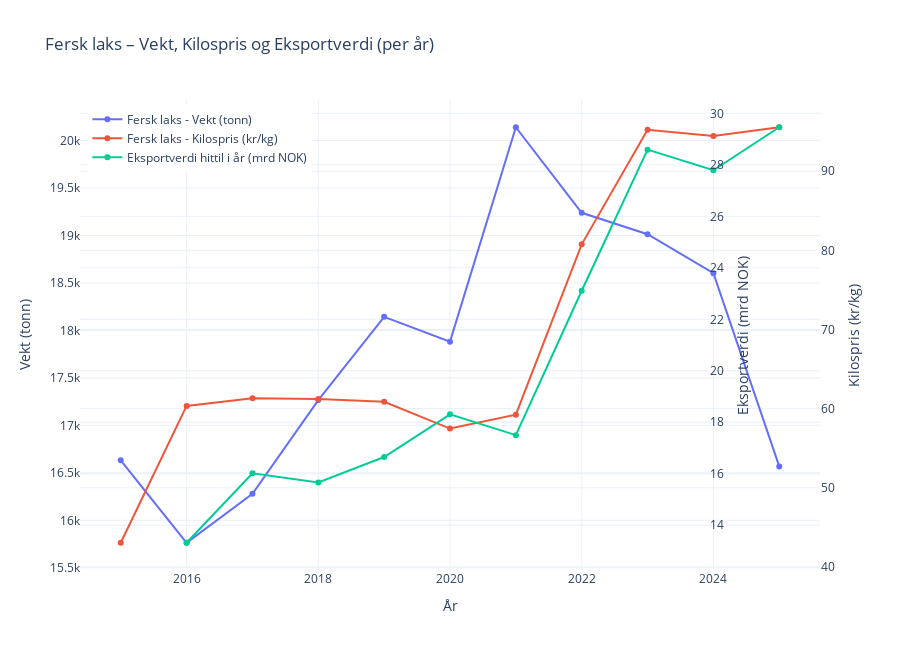

The code cell stored with this chart in its notebook:
### Code cell
import requests
import pandas as pd
from itertools import product
import plotly.graph_objects as go

# --- LES CSV-FILEN ---
csv_data = pd.read_csv("eksportverdi-laks-hittil-i-år-siste-10-år.csv")
csv_data.columns = ["År", "Eksportverdi (mrd NOK)"]
csv_data["År"] = csv_data["År"].astype(int)

# --- HENT OG BEHANDLE SSB-DATA ---
api_url = "https://data.ssb.no/api/v0/no/table/03024/"
query = {"query": [], "response": {"format": "json-stat2"}}
response = requests.post(api_url, json=query)

if response.status_code == 200:
    data = response.json()
    dimension_names = list(data["dimension"].keys())
    values = data["value"]
    dimensions = [list(data["dimension"][dim]["category"]["label"].values()) for dim in dimension_names]
    all_combinations = list(product(*dimensions))

    df = pd.DataFrame(all_combinations, columns=dimension_names)
    df["Value"] = values

    df_pivot = df.pivot_table(
        index="Tid",
        columns=["VareGrupper2", "ContentsCode"],
        values="Value",
        aggfunc="sum"
    ).reset_index()

    df_pivot.columns = ["Tid", "Fersk laks - Kilospris", "Fersk laks - Vekt (tonn)",
                        "Frosset laks - Kilospris", "Frosset laks - Vekt (tonn)"]

    df_pivot["År"] = df_pivot["Tid"].str[:4].astype(int)
    df_agg = df_pivot.groupby("År", as_index=False).mean(numeric_only=True)

    # --- FLETT DATAENE ---
    df_agg = df_agg[df_agg["År"] >= 2015]  # Behold kun data fra og med 2015

    merged = pd.merge(df_agg, csv_data, on="År", how="left")

    # --- INTERAKTIV GRAF ---
    fig = go.Figure()

    fig.add_trace(go.Scatter(
        x=merged["År"],
        y=merged["Fersk laks - Vekt (tonn)"],
        name="Fersk laks - Vekt (tonn)",
        yaxis="y1",
        mode="lines+markers"
    ))

    fig.add_trace(go.Scatter(
        x=merged["År"],
        y=merged["Fersk laks - Kilospris"],
        name="Fersk laks - Kilospris (kr/kg)",
        yaxis="y2",
        mode="lines+markers"
    ))

    fig.add_trace(go.Scatter(
        x=merged["År"],
        y=merged["Eksportverdi (mrd NOK)"],
        name="Eksportverdi hittil i år (mrd NOK)",
        yaxis="y3",
        mode="lines+markers"
    ))

    fig.update_layout(
        title="Fersk laks – Vekt, Kilospris og Eksportverdi (per år)",
        xaxis=dict(title="År"),
        yaxis=dict(title="Vekt (tonn)", side="left", position=0.0),
        yaxis2=dict(title="Kilospris (kr/kg)", overlaying="y", side="right", position=1.0),
        yaxis3=dict(title="Eksportverdi (mrd NOK)", overlaying="y", anchor="free", side="right", position=0.85),
        legend=dict(x=0.01, y=0.99),
        hovermode="x unified",
        template="plotly_white",
        height=650
    )

    fig.show()

else:
    print("Feil ved henting av SSB-data")


#her brukes en csv fil og ikke api nøkkel for eksportverdidata siden dataen jeg afnt ikke hadde noen api nøkkel. 
#dette gjør at dataene ikke blir oppdatert i sanntid og derfor kan dataen utdateres. 
#api gjør at dataene blir oppdatert i sanntid og derfor er det bedre å bruke api enn csv fil.

### Figure 1 — Plotly figure (JSON) as saved in the notebook; plotly's stock layout.template omitted (floating-point values rounded to 4 significant figures)
{"data": [{"mode": "lines+markers", "name": "Fersk laks - Vekt (tonn)", "type": "scatter", "x": [2015, 2016, 2017, 2018, 2019, 2020, 2021, 2022, 2023, 2024, 2025], "y": [16630.0, 15760.0, 16280.0, 17270.0, 18140.0, 17880.0, 20140.0, 19240.0, 19010.0, 18600.0, 16570.0], "yaxis": "y"}, {"mode": "lines+markers", "name": "Fersk laks - Kilospris (kr/kg)", "type": "scatter", "x": [2015, 2016, 2017, 2018, 2019, 2020, 2021, 2022, 2023, 2024, 2025], "y": [43.05, 60.34, 61.3, 61.22, 60.86, 57.48, 59.23, 80.76, 95.23, 94.44, 95.55], "yaxis": "y2"}, {"mode": "lines+markers", "name": "Eksportverdi hittil i år (mrd NOK)", "type": "scatter", "x": [2015, 2016, 2017, 2018, 2019, 2020, 2021, 2022, 2023, 2024, 2025], "y": [NaN, 13.32, 16.02, 15.66, 16.65, 18.31, 17.5, 23.11, 28.59, 27.79, 29.46], "yaxis": "y3"}], "layout": {"height": 650, "hovermode": "x unified", "legend": {"x": 0.01, "y": 0.99}, "title": {"text": "Fersk laks – Vekt, Kilospris og Eksportverdi (per år)"}, "xaxis": {"title": {"text": "År"}}, "yaxis": {"position": 0, "side": "left", "title": {"text": "Vekt (tonn)"}}, "yaxis2": {"overlaying": "y", "position": 1, "side": "right", "title": {"text": "Kilospris (kr/kg)"}}, "yaxis3": {"anchor": "free", "overlaying": "y", "position": 0.85, "side": "right", "title": {"text": "Eksportverdi (mrd NOK)"}}}}
